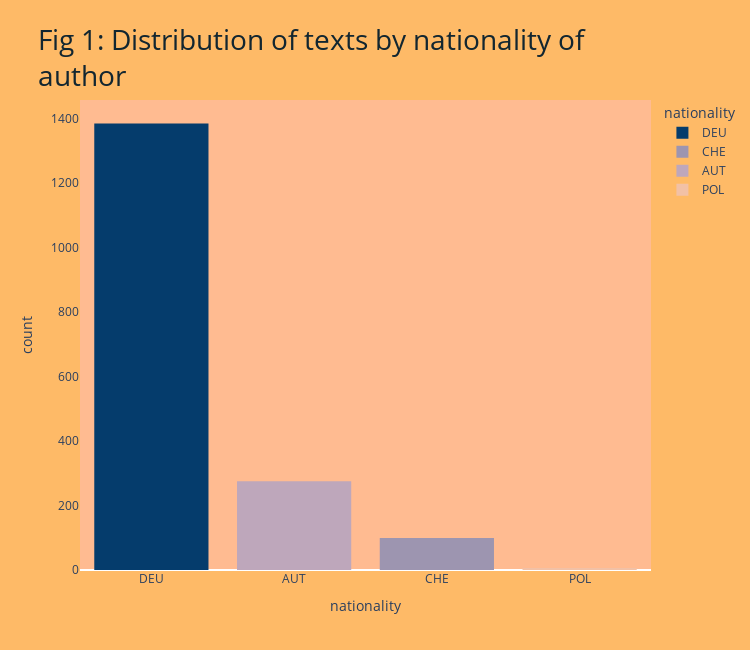

Notebook code for this chart:
### Code cell
fig = px.histogram(df,
                   x="nationality",
                   color="nationality",
                   color_discrete_sequence=['#053c6c','#9d95b0','#bea7bb', '#f2c1a6'],
                   title="Fig 1: Distribution of texts by nationality of<br>author")
fig.update_xaxes(categoryorder="total descending")
fig.update_layout({"plot_bgcolor":"#ffbb91", "paper_bgcolor":"#feba67", "width":750, "height":650},
                  xaxis=dict(showgrid=False),
                  yaxis=dict(showgrid=False),
                  title_font_color="#122630",
                  title=dict(font=dict(size=28), yref='paper')
                  )
fig.show()

### Figure 1 — Plotly figure (JSON) as saved in the notebook; plotly's stock layout.template omitted (floating-point values rounded to 4 significant figures; data arrays with more than 128 entries replaced by an {"elided": "..."} marker saying what was removed)
{"data": [{"alignmentgroup": "True", "bingroup": "x", "hovertemplate": "nationality=%{x}<br>count=%{y}<extra></extra>", "legendgroup": "DEU", "marker": {"color": "#053c6c", "pattern": {"shape": ""}}, "name": "DEU", "offsetgroup": "DEU", "orientation": "v", "showlegend": true, "type": "histogram", "x": {"elided": "1384 str values"}, "xaxis": "x", "yaxis": "y"}, {"alignmentgroup": "True", "bingroup": "x", "hovertemplate": "nationality=%{x}<br>count=%{y}<extra></extra>", "legendgroup": "CHE", "marker": {"color": "#9d95b0", "pattern": {"shape": ""}}, "name": "CHE", "offsetgroup": "CHE", "orientation": "v", "showlegend": true, "type": "histogram", "x": ["CHE", "CHE", "CHE", "CHE", "CHE", "CHE", "CHE", "CHE", "CHE", "CHE", "CHE", "CHE", "CHE", "CHE", "CHE", "CHE", "CHE", "CHE", "CHE", "CHE", "CHE", "CHE", "CHE", "CHE", "CHE", "CHE", "CHE", "CHE", "CHE", "CHE", "CHE", "CHE", "CHE", "CHE", "CHE", "CHE", "CHE", "CHE", "CHE", "CHE", "CHE", "CHE", "CHE", "CHE", "CHE", "CHE", "CHE", "CHE", "CHE", "CHE", "CHE", "CHE", "CHE", "CHE", "CHE", "CHE", "CHE", "CHE", "CHE", "CHE", "CHE", "CHE", "CHE", "CHE", "CHE", "CHE", "CHE", "CHE", "CHE", "CHE", "CHE", "CHE", "CHE", "CHE", "CHE", "CHE", "CHE", "CHE", "CHE", "CHE", "CHE", "CHE", "CHE", "CHE", "CHE", "CHE", "CHE", "CHE", "CHE", "CHE", "CHE", "CHE", "CHE", "CHE", "CHE", "CHE", "CHE", "CHE", "CHE"], "xaxis": "x", "yaxis": "y"}, {"alignmentgroup": "True", "bingroup": "x", "hovertemplate": "nationality=%{x}<br>count=%{y}<extra></extra>", "legendgroup": "AUT", "marker": {"color": "#bea7bb", "pattern": {"shape": ""}}, "name": "AUT", "offsetgroup": "AUT", "orientation": "v", "showlegend": true, "type": "histogram", "x": {"elided": "275 str values"}, "xaxis": "x", "yaxis": "y"}, {"alignmentgroup": "True", "bingroup": "x", "hovertemplate": "nationality=%{x}<br>count=%{y}<extra></extra>", "legendgroup": "POL", "marker": {"color": "#f2c1a6", "pattern": {"shape": ""}}, "name": "POL", "offsetgroup": "POL", "orientation": "v", "showlegend": true, "type": "histogram", "x": ["POL", "POL", "POL", "POL", "POL", "POL"], "xaxis": "x", "yaxis": "y"}], "layout": {"barmode": "relative", "height": 650, "legend": {"title": {"text": "nationality"}, "tracegroupgap": 0}, "paper_bgcolor": "#feba67", "plot_bgcolor": "#ffbb91", "title": {"font": {"color": "#122630", "size": 28}, "text": "Fig 1: Distribution of texts by nationality of<br>author", "yref": "paper"}, "width": 750, "xaxis": {"anchor": "y", "autorange": true, "categoryarray": ["DEU", "CHE", "AUT", "POL"], "categoryorder": "total descending", "domain": [0, 1], "range": [-0.5, 3.5], "showgrid": false, "title": {"text": "nationality"}, "type": "category"}, "yaxis": {"anchor": "x", "autorange": true, "domain": [0, 1], "range": [0, 1457.0], "showgrid": false, "title": {"text": "count"}}}}
